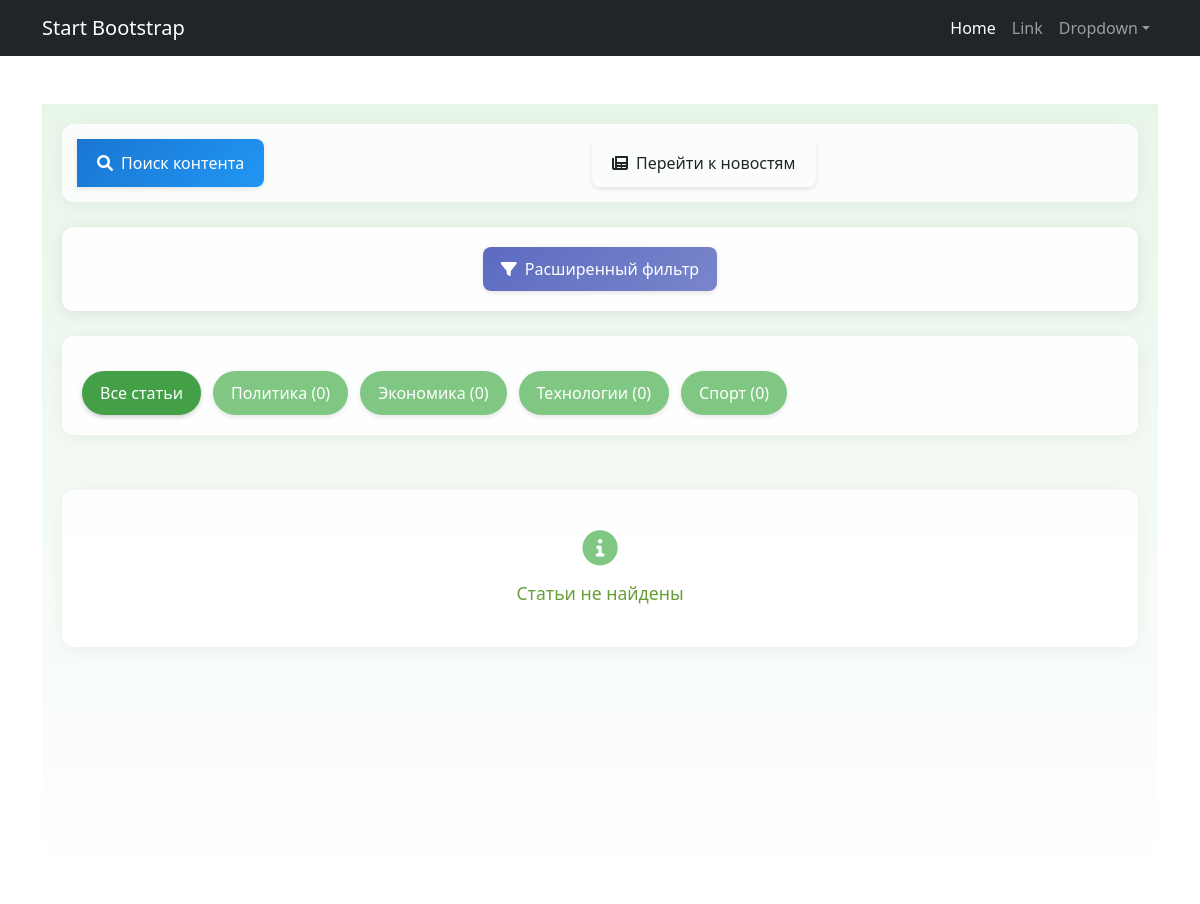
The page /articles/ on the database as committed earlier.
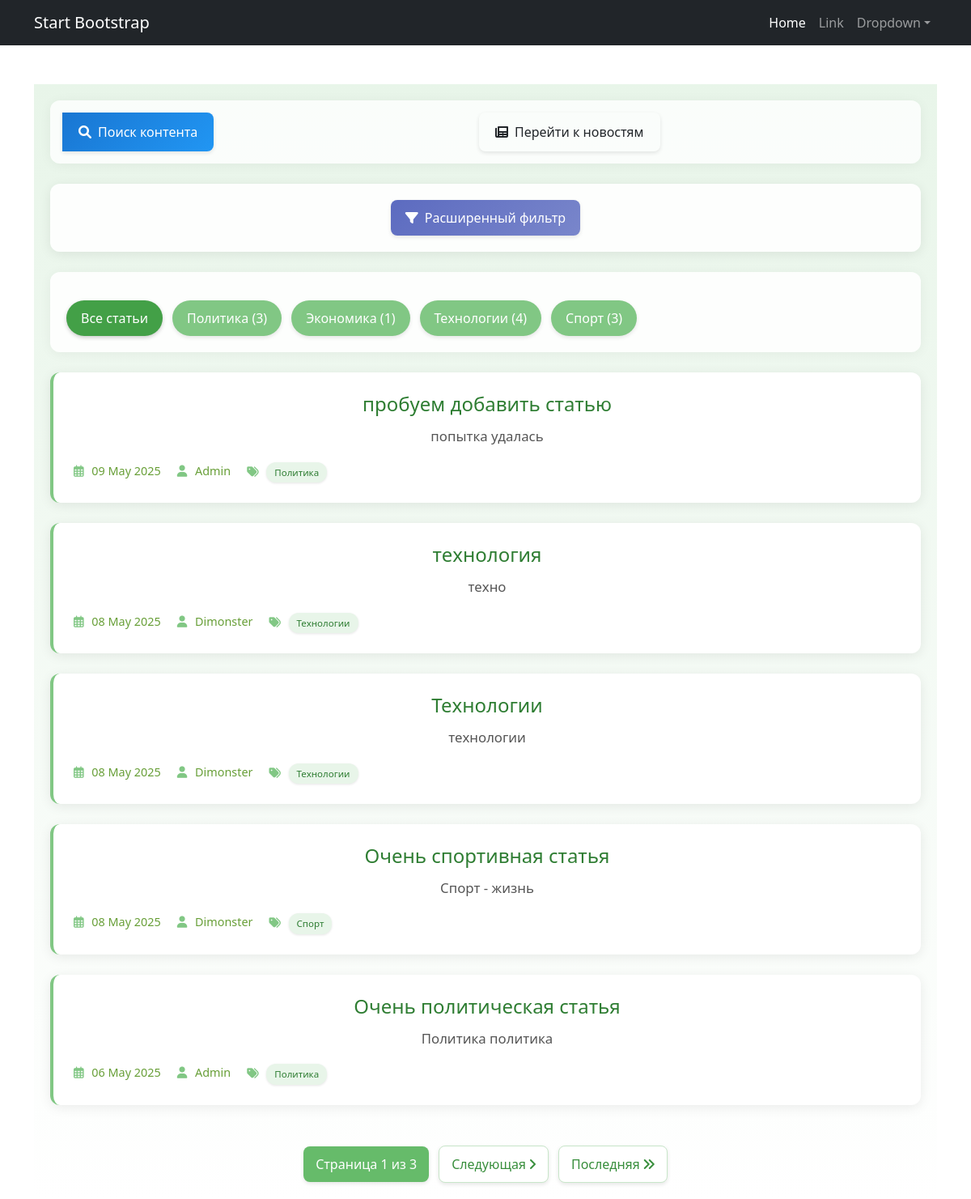
The same page on the database as committed later.
### info/models.py (models this page shows, shortened)
class Category(models.Model):
    name = models.CharField(max_length=255, unique=True)
    subscribers = models.ManyToManyField(User, related_name='subscribed_categories', blank=True)
    def __str__(self):
        return self.name

class Article(models.Model):
    title = models.CharField(max_length=200)
    content = models.TextField()
    pub_date = models.DateTimeField('date published')
    author = models.ForeignKey(User, on_delete=models.CASCADE, related_name='articles')
    categories = models.ManyToManyField(Category, related_name='articles', verbose_name="Категории")
    class Meta:
        permissions = [
            ('can_create_article', 'Может создавать статью'),
            ('can_edit_article', 'Может редактировать статью'),
            ('can_delete_article', 'Может удалять статью'),
        ]

### info/views.py (the view, shortened to what this page needs)
# urls.py: path('articles/', article_list, name='articles'),
def article_list(request):
    filter_form = ArticleFilterForm(request.GET or None)
    articles = Article.objects.all().select_related('author').prefetch_related('categories')
    category_name = request.GET.get('category')
    if category_name:
        articles = articles.filter(categories__name=category_name)
    paginator = Paginator(articles.order_by('-pub_date'), 5)
    page_number = request.GET.get('page')
    page_obj = paginator.get_page(page_number)
    if request.user.is_authenticated:
        all_categories = Category.objects.annotate(
            article_count=Count('articles'),
            is_subscribed=Exists(
                request.user.subscribed_categories.filter(id=OuterRef('pk'))
            )
        )
    else:
        all_categories = Category.objects.annotate(
            article_count=Count('articles'),
            is_subscribed=Value(False)
        )
    return render(request, 'articles.html', {
        'page_obj': page_obj,
        'all_categories': all_categories,
        'filter_form': filter_form,
        'current_category': category_name,
    })

### accounts/templatetags/auth_extras.py (called while the page is built)
@register.filter(name='in_group')
def in_group(user, group_name):
    return user.groups.filter(name=group_name).exists()

### info/templatetags/my_filters.py (called while the page is built)
@register.filter(name='censor')
def censor(value):
    for pattern in BAD_PATTERNS:
        regex_pattern = re.compile(pattern, re.IGNORECASE)  # Игнорирование регистра
        value = regex_pattern.sub(lambda x: '*' * len(x.group()), value)
    return value

### templates/articles.html (shortened to what this page needs)
{% extends 'default.html' %}
{% load my_filters %}
{% load auth_extras %}
{% block content %}
<div class="articles-container">
    <div class="articles-controls">
        <form action="{% url 'news_search' %}" method="get" class="search-form">
            <button type="submit" class="btn btn-search">
                <i class="fas fa-search"></i> Поиск контента
            </button>
        </form>
        <a href="{% url 'news' %}" class="btn btn-news">
            <i class="fas fa-newspaper"></i> Перейти к новостям
        </a>
    </div>
    <div class="advanced-filter">
        <button class="btn btn-filter" onclick="toggleFilter()">
            <i class="fas fa-filter"></i> Расширенный фильтр
        </button>
    </div>
    <div class="categories-section">
        <div class="categories-list">
            <a href="{% url 'articles' %}{% if request.GET.q %}?q={{ request.GET.q }}{% endif %}"
               class="category-btn {% if not current_category %}active{% endif %}">
               Все статьи
            </a>
            {% for cat in all_categories %}
                <a href="{% url 'category_articles' cat.name %}{% if request.GET.q %}?q={{ request.GET.q }}{% endif %}"
                   class="category-btn {% if current_category == cat.name %}active{% endif %}">
                   {{ cat.name }} ({{ cat.article_count }})
                </a>
            {% endfor %}
        </div>
    </div>
    <div class="articles-list">
        {% if page_obj.object_list %}
            {% for article in page_obj %}
            <div class="article-card">
                <div class="article-content">
                    <h2 class="article-title">
                        <a href="{% url 'article_detail' article.id %}">{{ article.title|censor }}</a>
                    </h2>
                    <p class="article-preview">{{ article.content|censor|truncatechars:100 }}</p>
                    <div class="article-meta">
                        <span class="article-date">
                            <i class="far fa-calendar-alt"></i> {{ article.pub_date|date:"d M Y" }}
                        </span>
                        <span class="article-author">
                            <i class="fas fa-user"></i> {{ article.author.username }}
                        </span>
                        <span class="article-categories">
                            <i class="fas fa-tags"></i>
                            {% for category in article.categories.all %}
                                <span class="category-tag">{{ category.name }}</span>
                            {% endfor %}
                        </span>
                    </div>
                </div>
            </div>
            {% endfor %}
        {% else %}
            <div class="no-articles">
                <i class="fas fa-info-circle"></i>
                {% if current_category %}
                    В категории "{{ current_category }}" нет статей
                {% else %}
                    Статьи не найдены
                {% endif %}
            </div>
        {% endif %}
    </div>
    {% if page_obj.paginator.num_pages > 1 %}
    <div class="pagination">
        <span class="current-page">
            Страница {{ page_obj.number }} из {{ page_obj.paginator.num_pages }}
        </span>
        {% if page_obj.has_next %}
            <a href="?page={{ page_obj.next_page_number }}{% for key, value in request.GET.items %}{% if key != 'page' %}&{{ key }}={{ value }}{% endif %}{% endfor %}"
               class="page-link next-page">
               Следующая <i class="fas fa-angle-right"></i>
            </a>
            <a href="?page={{ page_obj.paginator.num_pages }}{% for key, value in request.GET.items %}{% if key != 'page' %}&{{ key }}={{ value }}{% endif %}{% endfor %}"
               class="page-link last-page">
               Последняя <i class="fas fa-angle-double-right"></i>
            </a>
        {% endif %}
    </div>
    {% endif %}
</div>
<link rel="stylesheet" href="https://cdnjs.cloudflare.com/ajax/libs/font-awesome/6.0.0/css/all.min.css">
{% endblock content %}

### templates/default.html (shortened to what this page needs)
<!DOCTYPE html>
<html lang="en">
    <head>
        {% load static %}
        <link href= "{% static 'css/styles.css' %}" rel="stylesheet" />
    </head>
    <body>
        <nav class="navbar navbar-expand-lg navbar-dark bg-dark">
            <div class="container">
                <a class="navbar-brand" href="#">Start Bootstrap</a>
                <div class="collapse navbar-collapse" id="navbarSupportedContent">
                    <ul class="navbar-nav ms-auto mb-2 mb-lg-0">
                        <li class="nav-item"><a class="nav-link active" aria-current="page" href="#">Home</a></li>
                        <li class="nav-item"><a class="nav-link" href="#">Link</a></li>
                        <li class="nav-item dropdown">
                            <a class="nav-link dropdown-toggle" id="navbarDropdown" href="#" role="button" data-bs-toggle="dropdown" aria-expanded="false">Dropdown</a>
                        </li>
                    </ul>
                </div>
            </div>
        </nav>
        <div class="container">
            <div class="text-center mt-5">
                {% block content %}
                {% endblock content %}
            </div>
        </div>
    </body>
</html>

### templates/articles.html (style rules this page uses)
.articles-container { max-width: 1200px; margin: 0 auto; padding: 20px; background: linear-gradient(to bottom, #e8f5e9 0%, #ffffff 100%); min-height: 100vh; }
.articles-controls { display: flex; flex-wrap: wrap; gap: 15px; margin-bottom: 25px; align-items: center; padding: 15px; background-color: rgba(255, 255, 255, 0.8); border-radius: 12px; box-shadow: 0 2px 15px rgba(0, 0, 0, 0.05); }
.search-form { display: flex; flex-grow: 1; max-width: 500px; }
.search-form button { border-radius: 0 8px 8px 0; border: none; transition: all 0.3s ease; }
.categories-section { margin: 25px 0; padding: 20px; background: rgba(255, 255, 255, 0.9); border-radius: 12px; box-shadow: 0 2px 15px rgba(0, 0, 0, 0.05); }
.categories-list { display: flex; flex-wrap: wrap; gap: 12px; margin-top: 15px; }
.category-btn { display: inline-flex; align-items: center; padding: 10px 18px; background-color: #81c784; color: white; border-radius: 25px; text-decoration: none; transition: all 0.3s cubic-bezier(0.25, 0.8, 0.25, 1); font-weight: 500; box-shadow: 0 2px 5px rgba(0, 0, 0, 0.1); }
.category-btn.active { background-color: #43a047; box-shadow: 0 2px 5px rgba(0, 0, 0, 0.2); }
.category-tag { display: inline-block; background: #e8f5e9; padding: 4px 10px; border-radius: 12px; font-size: 0.8em; margin-right: 6px; color: #2e7d32; font-weight: 500; box-shadow: 0 1px 3px rgba(0, 0, 0, 0.1); }
.articles-list { display: flex; flex-direction: column; gap: 25px; }
.article-card { background: #ffffff; border-radius: 12px; box-shadow: 0 3px 15px rgba(0, 0, 0, 0.08); padding: 25px; transition: all 0.3s cubic-bezier(0.25, 0.8, 0.25, 1); border-left: 4px solid #81c784; }
.article-title { margin: 0 0 12px 0; font-size: 1.5em; color: #2e7d32; }
.article-title a { color: inherit; text-decoration: none; transition: color 0.3s ease; }
.article-preview { color: #555; margin: 12px 0; line-height: 1.6; font-size: 1.05em; }
.article-meta { display: flex; flex-wrap: wrap; gap: 20px; font-size: 0.9em; color: #689f38; margin-top: 18px; }
.article-meta i { margin-right: 6px; color: #81c784; }
.btn { display: inline-flex; align-items: center; justify-content: center; gap: 8px; padding: 12px 20px; border-radius: 8px; font-weight: 500; text-decoration: none; transition: all 0.3s cubic-bezier(0.25, 0.8, 0.25, 1); border: none; cursor: pointer; font-size: 1em; box-shadow: 0 2px 5px rgba(0, 0, 0, 0.1); position: relative; overflow: hidden; }
.btn::after { content: ''; position: absolute; top: 0; left: 0; width: 100%; height: 100%; background: rgba(255, 255, 255, 0.2); transform: translateX(-100%); transition: transform 0.3s ease; }
.btn-search { background: linear-gradient(135deg, #1976d2 0%, #2196f3 100%); color: white; }
.btn-filter { background: linear-gradient(135deg, #5c6bc0 0%, #7986cb 100%); color: white; padding: 10px 18px; }
.pagination { display: flex; justify-content: center; align-items: center; margin-top: 50px; gap: 12px; flex-wrap: wrap; }
.page-link { padding: 10px 15px; background: #ffffff; color: #388e3c; border-radius: 8px; text-decoration: none; transition: all 0.3s ease; box-shadow: 0 2px 5px rgba(0, 0, 0, 0.1); border: 1px solid #c8e6c9; }
.current-page { padding: 10px 15px; background: #66bb6a; color: white; border-radius: 8px; box-shadow: 0 2px 5px rgba(0, 0, 0, 0.1); }
.advanced-filter { margin: 25px 0; padding: 20px; background: rgba(255, 255, 255, 0.9); border-radius: 12px; box-shadow: 0 3px 15px rgba(0, 0, 0, 0.08); }

Rows that differ between the two databases and show on the page:
computed for Category "Политика": article_count "0" → "3"
computed for Category "Экономика": article_count "0" → "1"
computed for Category "Технологии": article_count "0" → "4"
computed for Category "Спорт": article_count "0" → "3"
added Article: title|censor "пробуем добавить статью", content|censor "попытка удалась", pub_date "09 May 2025", author.username "Admin", Category (name "Политика")
added Article: title|censor "технология", content|censor "техно", pub_date "08 May 2025", author.username "Dimonster", Category (name "Технологии")
added Article: title|censor "Технологии", content|censor "технологии", pub_date "08 May 2025", author.username "Dimonster", Category (name "Технологии")
added Article: title|censor "Очень спортивная статья", content|censor "Спорт - жизнь", pub_date "08 May 2025", author.username "Dimonster", Category (name "Спорт")
added Article: title|censor "Очень политическая статья", content|censor "Политика политика", pub_date "06 May 2025", author.username "Admin", Category (name "Политика")
Other text that changed with them:
{{ page_obj.number }}: (not shown) → "1"
{{ page_obj.paginator.num_pages }}: (not shown) → "3"
text no longer shown: "Статьи не найдены"
text now shown: "Страница из Следующая Последняя"
